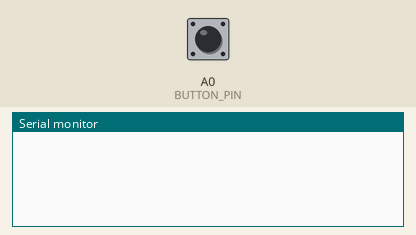
Recording of a sketch running on a simulated Arduino Uno, built with avr-gcc and run on an emulated ATmega328P. On the bench: the last lines printed to the serial monitor. The test bench sets the inputs (shaded band); at power-on: A0 (BUTTON_PIN) HIGH.

Above: at 1.2 s.
1.3 s: A0 (BUTTON_PIN) pulled LOW for 0.15 s
At 1.43 s:
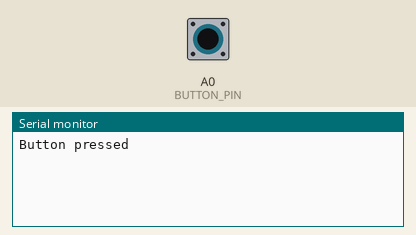
At 2.3 s:
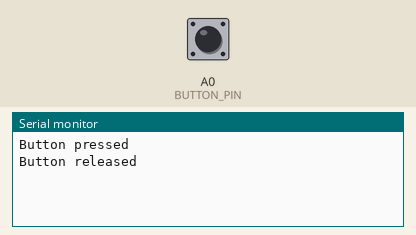

Measured:
- after the input at 1.3 s, the serial monitor: prints a new line at once (image 1)

The sketch:

ButtonRead.ino
```cpp
// Arduino Uno button read: prints the A0 button state to the Serial Monitor
// Uses the internal pull-up -> wire one side of the button to A0, the other to GND

const int BUTTON_PIN = A0;

const unsigned long DEBOUNCE_TIME = 50;  // debounce time (ms)

int lastState = HIGH;
unsigned long lastChangeTime = 0;

void setup() {
  Serial.begin(9600);
  pinMode(BUTTON_PIN, INPUT_PULLUP);
}

void loop() {
  int state = digitalRead(BUTTON_PIN);  // LOW when pressed, HIGH when released

  if (state != lastState && millis() - lastChangeTime > DEBOUNCE_TIME) {
    lastChangeTime = millis();
    lastState = state;

    if (state == LOW) {
      Serial.println("Button pressed");
    } else {
      Serial.println("Button released");
    }
  }
}
```
